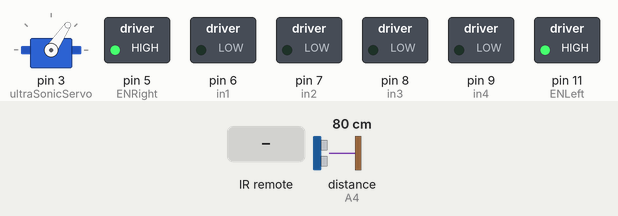
Recording of a sketch running on a simulated Arduino Uno, built with avr-gcc and run on an emulated ATmega328P. Parts: servo, switched loads named in the sketch (green lamp = pin HIGH). Inputs (shaded band) come from the test bench; at power-on: distance to the obstacle (sensor on A4) 80 cm. The echo pulse lasts 58.3 µs per cm; what the sketch prints to the serial monitor is not drawn.

Above: at 1.2 s.
1.3 s: infrared code 0xFF02FD received
At 1.66 s:
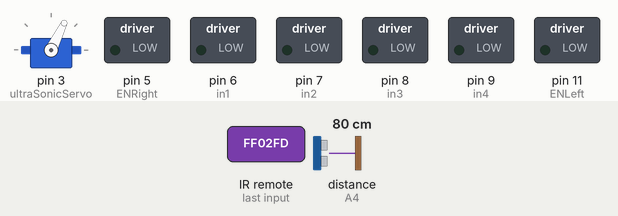
4.3 s: infrared code 0xFF629D received
At 4.72 s:
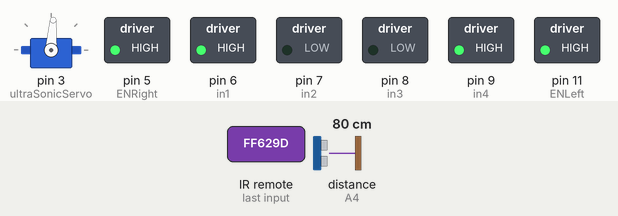
7.3 s: infrared code 0xFFA857 received
At 7.74 s:
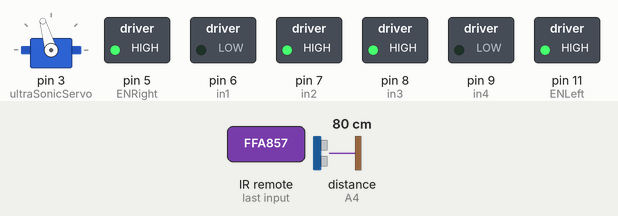
10.3 s: infrared code 0xFF22DD received
At 10.47 s:
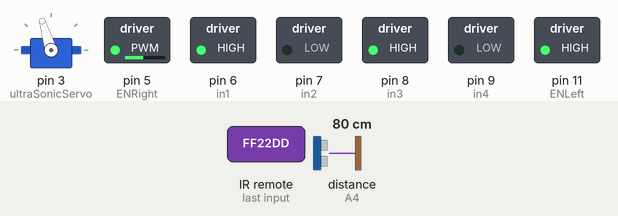
13.3 s: infrared code 0xFFC23D received
At 16.21 s:
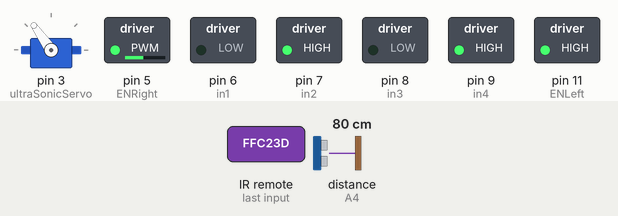
16.3 s: distance to the obstacle (sensor on A4) set to 2 cm
Timing chart, 0 to 20.3 s (numbered marks = the images above; inputs shaded):
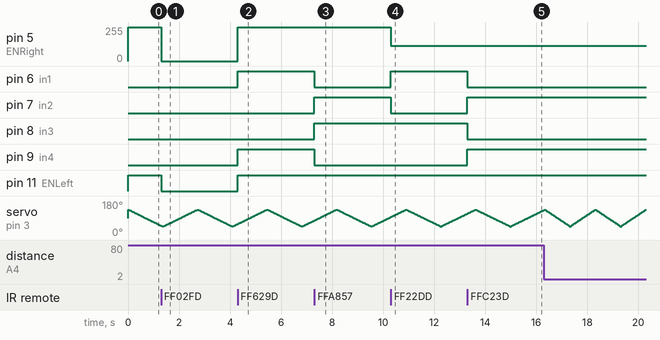

Measured:
- after the input at 1.3 s, pin 5 (ENRight): 255/255 → 0/255 at once; pin 11 (ENLeft): HIGH → LOW at once
- after the input at 4.3 s, pin 5 (ENRight): 0/255 → 255/255 at once; pin 6 (in1), pin 9 (in4), pin 11 (ENLeft): LOW → HIGH at once
- after the input at 7.3 s, pin 6 (in1), pin 9 (in4): HIGH → LOW at once; pin 7 (in2), pin 8 (in3): LOW → HIGH at once
- after the input at 10.3 s, pin 5 (ENRight): 255/255 → 115/255 at once; pin 6 (in1): LOW → HIGH at once; pin 7 (in2): HIGH → LOW at once
- after the input at 13.3 s, pin 6 (in1), pin 8 (in3): HIGH → LOW at once; pin 7 (in2), pin 9 (in4): LOW → HIGH at once

The sketch:

Obstacle_Avoiding_Car_September_17th_2018.ino
```cpp
#include <Servo.h>
#include <Ultrasonic.h>
#include "IRremote.h"

Servo ultraSonicServo;
int const in1 = 6;
int const in2 = 7;
int const in3 = 8;
int const in4 = 9;
int const ENRight = 5;
int const ENLeft = 11;
int const echoPin = A4;
int const triggerPin = A5;
int servoPosition = 135;
int servoSpinDelay = 10;
bool willCollide = false;
long long lastServoSpin = millis();
bool servoSpinDirection = true;
int distanceAway = 0;
#define okIRButton 16712445
#define forwardIRButton 16736925
#define backIRButton 16754775
#define leftIRButton 16720605
#define rightIRButton 16761405
#define stopUnknown 3622325019
#define forwardUnknown 5316027
#define backUnknown 2747854299
#define leftUnknown 1386468383
#define rightUnknown 553536955
int IRReceiverPin = 12;
int long val = 0;
Ultrasonic ultrasonic(triggerPin,echoPin);
IRrecv IRReceiver(IRReceiverPin);
decode_results results;

void driveForward(){
  digitalWrite(ENRight,HIGH);
  digitalWrite(ENLeft,HIGH);
  digitalWrite(in1,HIGH); // in1 and in4 control the motors to move forward direction while in2 and in3 control the motors to move backwards
  digitalWrite(in2,LOW);
  digitalWrite(in3,LOW);
  digitalWrite(in4,HIGH);
}

void driveBackward(){
  digitalWrite(ENRight,HIGH);
  digitalWrite(ENLeft,HIGH);
  digitalWrite(in1,LOW);
  digitalWrite(in2,HIGH);
  digitalWrite(in3,HIGH);
  digitalWrite(in4,LOW);
}

void driveRight(){
  analogWrite(ENRight,115);
  digitalWrite(ENLeft,HIGH);
  digitalWrite(in1,LOW);
  digitalWrite(in2,HIGH);
  digitalWrite(in3,LOW);
  digitalWrite(in4,HIGH);
}

void driveLeft(){
  analogWrite(ENRight,115);
  digitalWrite(ENLeft,HIGH);
  digitalWrite(in1,HIGH);
  digitalWrite(in2,LOW);
  digitalWrite(in3,HIGH);
  digitalWrite(in4,LOW);
}

void driveStop(){
  digitalWrite(ENRight,LOW);
  digitalWrite(ENLeft,LOW);
}

void setup() {
  Serial.begin(9600);
  ultraSonicServo.attach(3);
  pinMode(in1,OUTPUT);
  pinMode(in2,OUTPUT);
  pinMode(in3,OUTPUT);
  pinMode(in4,OUTPUT);
  pinMode(ENRight,OUTPUT);
  pinMode(ENLeft,OUTPUT);
  pinMode(triggerPin,OUTPUT);
  pinMode(echoPin,INPUT);
  digitalWrite(ENRight,HIGH);
  digitalWrite(ENLeft,HIGH);
  IRReceiver.enableIRIn();
  ultraSonicServo.write(90);
}

void loop() {
if((millis() - lastServoSpin) >= servoSpinDelay){
    if(servoSpinDirection == true){
      servoPosition--;
    }
    else{
      servoPosition++;
    }
    ultraSonicServo.write(servoPosition);

    if(ultraSonicServo.read() <= 45 or ultraSonicServo.read() >= 135){
       servoSpinDirection = !servoSpinDirection;
      }
    distanceAway = ultrasonic.distanceRead();
    Serial.print(servoPosition);
    Serial.print(",");
    Serial.print(distanceAway);
    Serial.print(".");
    lastServoSpin = millis();
  }
  while(IRReceiver.decode(&results)){
    val = results.value;
    IRReceiver.resume();
    switch(val){
      case okIRButton:
      case stopUnknown: driveStop(); break;
      case forwardIRButton:
      case forwardUnknown: driveForward(); break;
      case backIRButton:
      case backUnknown: driveBackward(); break;
      case leftIRButton:
      case leftUnknown: driveLeft(); break;
      case rightIRButton:
      case rightUnknown: driveRight(); break;
    }
  }
}
```
